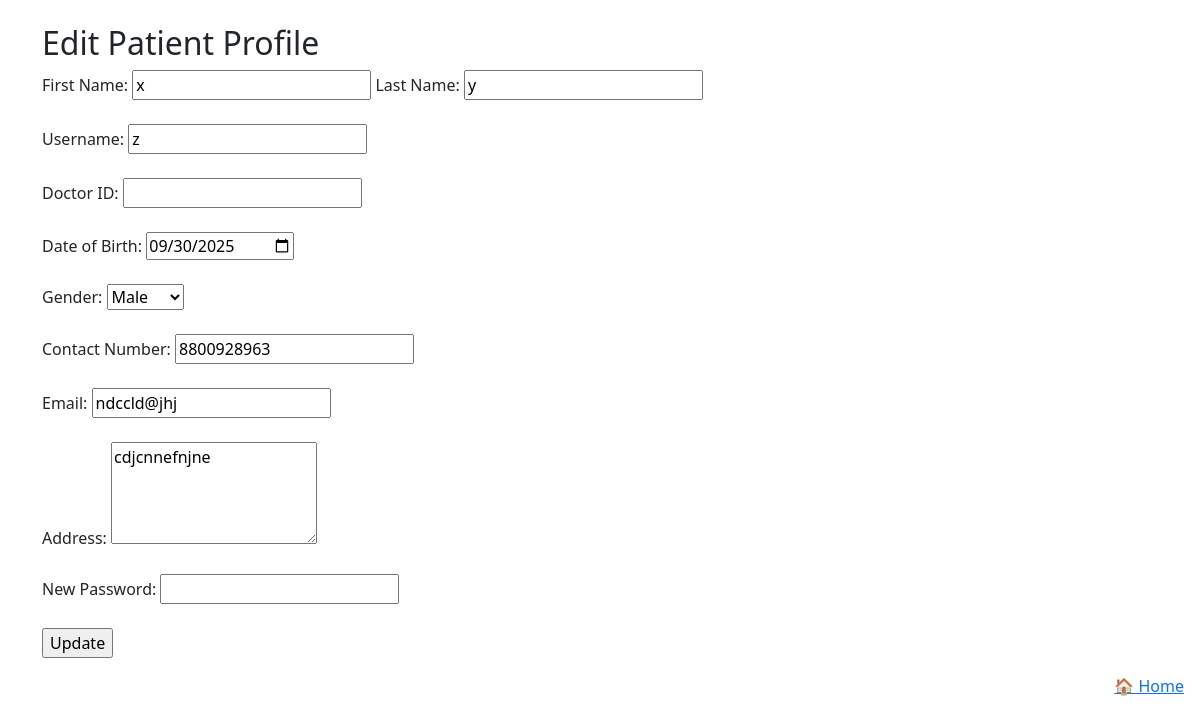
The app's page /edit_patient/1 with its own data.
### model.py (models this page shows)
class Patient(db.Model):
    id = db.Column(db.Integer, primary_key=True)
    first_name = db.Column(db.String(50), nullable=False)
    last_name = db.Column(db.String(50))
    username = db.Column(db.String(50), unique=True, nullable=False)
    dob = db.Column(db.Date, nullable=False)
    gender = db.Column(db.String(10), nullable=False)
    contact = db.Column(db.String(15), nullable=False)
    email = db.Column(db.String(100), unique=True, nullable=False)
    address = db.Column(db.String(200), nullable=False)
    password = db.Column(db.String(255), nullable=False)
    medical_records = db.relationship('MedicalRecord', backref='patient', lazy=True)
    role = db.Column(db.String(20), default='Patient', nullable=False)
    status = db.Column(db.String(20), default='Active', nullable=False)
    appointments = db.relationship('Appointment', backref='patient', lazy=True)
    treatments = db.relationship('Treatment', backref='patient', lazy=True)

### app.py (the view, shortened to what this page needs)
@app.route('/edit_patient/<int:patient_id>', methods=['GET', 'POST'])
def edit_patient(patient_id):
    patient = Patient.query.get_or_404(patient_id)
    return render_template('editp.html', patient=patient)

### templates/editp.html (shortened to what this page needs)
{% extends 'base.html' %}
{% block content %}
    <h2>Edit Patient Profile</h2>
    <form action="/edit_patient/{{ patient.id }}" method="POST">
        <label for="first_name">First Name:</label>
        <input type="text" id="first_name" name="first_name" value="{{ patient.first_name }}" required>
        <label for="last_name">Last Name:</label>
        <input type="text" id="last_name" name="last_name" value="{{ patient.last_name }}">
        <br><br>
        <label for="username">Username:</label>
        <input type="text" id="username" name="username" value="{{ patient.username }}" required>
        <br><br>
        <label for="doctor_id">Doctor ID:</label>
        <input type="text" id="doctor_id" name="doctor_id" value="{{ patient.doctor_id }}" required>
        <br><br>
        <label for="dob">Date of Birth:</label>
        <input type="date" id="dob" name="dob" value="{{ patient.dob }}" required>
        <br><br>
        <label for="gender">Gender:</label>
        <select id="gender" name="gender" required>
            <option value="Male" {% if patient.gender == 'Male' %}selected{% endif %}>Male</option>
        </select>
        <br><br>
        <label for="contact">Contact Number:</label>
        <input type="tel" id="contact" name="contact" value="{{ patient.contact }}" required>
        <br><br>
        <label for="email">Email:</label>
        <input type="email" id="email" name="email" value="{{ patient.email }}" required>
        <br><br>
        <label for="address">Address:</label>
        <textarea id="address" name="address" rows="4" required>{{ patient.address }}</textarea>
        <br><br>
        <label for="password">New Password:</label>
        <input type="password" id="password" name="password">
        <br><br>
        <input type="submit" value="Update">
    </form>
{% endblock %}

### records on screen
Patient: first_name "x", last_name "y", username "z", dob "09/30/2025", contact "8800928963", email "ndccld@jhj", address "cdjcnnefnjne"
